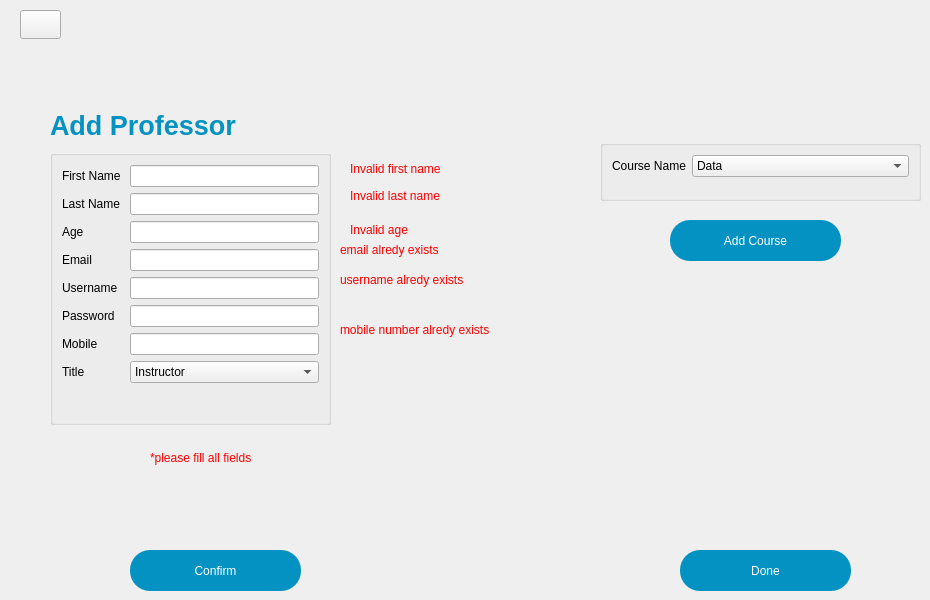
     <widget class="QWidget" name="page_5">
      <property name="styleSheet">
       <string notr="true">#Confirm_2, #AddCourse_2,#Done_2 {
	color: white;
	background-color: #0492c2;
	border-radius: 20px;
}
#AddProfessor_2 {
color:#0492c2;
}
#AddProfessor {
background-color:white;
}</string>
      </property>
      <widget class="QGroupBox" name="formGroupBox_3">
       <property name="geometry">
        <rect>
         <x>50</x>
         <y>150</y>
         <width>281</width>
         <height>275</height>
        </rect>
       </property>
       <layout class="QFormLayout" name="formLayout_3">
        <item row="0" column="0">
         <widget class="QLabel" name="FirstName_4">
          <property name="text">
           <string>First Name</string>
          </property>
         </widget>
        </item>
        <item row="6" column="0">
         <widget class="QLabel" name="Mobile_4">
          <property name="text">
           <string>Mobile       </string>
          </property>
         </widget>
        </item>
        <item row="7" column="0">
         <widget class="QLabel" name="Title_2">
          <property name="text">
           <string>Title           </string>
          </property>
         </widget>
        </item>
        <item row="3" column="0">
         <widget class="QLabel" name="Email_4">
          <property name="text">
           <string>Email         </string>
          </property>
         </widget>
        </item>
        <item row="5" column="0">
         <widget class="QLabel" name="Password_2">
          <property name="text">
           <string>Password  </string>
          </property>
         </widget>
        </item>
        <item row="4" column="0">
         <widget class="QLabel" name="Username_2">
          <property name="text">
           <string>Username </string>
          </property>
         </widget>
        </item>
        <item row="2" column="0">
         <widget class="QLabel" name="Age_4">
          <property name="text">
           <string>Age            </string>
          </property>
         </widget>
        </item>
        <item row="1" column="0">
         <widget class="QLabel" name="LastName_4">
          <property name="text">
           <string>Last Name</string>
          </property>
         </widget>
        </item>
        <item row="0" column="1">
         <widget class="QLineEdit" name="FirstNameResult_4"/>
        </item>
        <item row="1" column="1">
         <widget class="QLineEdit" name="LastNameResult_4"/>
        </item>
        <item row="2" column="1">
         <widget class="QLineEdit" name="AgeResult_4"/>
        </item>
        <item row="3" column="1">
         <widget class="QLineEdit" name="EmailResult_4"/>
        </item>
        <item row="4" column="1">
         <widget class="QLineEdit" name="UsernameResult_2"/>
        </item>
        <item row="5" column="1">
         <widget class="QLineEdit" name="PasswordResult_2"/>
        </item>
        <item row="6" column="1">
         <widget class="QLineEdit" name="MobileResult_4"/>
        </item>
        <item row="7" column="1">
         <widget class="QComboBox" name="TitleResult_2">
          <item>
           <property name="text">
            <string>Instructor</string>
           </property>
          </item>
          <item>
           <property name="text">
            <string>Assistant Professor</string>
           </property>
          </item>
          <item>
           <property name="text">
            <string>Associate Professor</string>
           </property>
          </item>
          <item>
           <property name="text">
            <string>Professor</string>
           </property>
          </item>
         </widget>
        </item>
       </layout>
      </widget>
      <widget class="QLabel" name="AddProfessor_2">
       <property name="geometry">
        <rect>
         <x>50</x>
         <y>110</y>
         <width>221</width>
         <height>31</height>
        </rect>
       </property>
       <property name="font">
        <font>
         <pointsize>20</pointsize>
         <bold>true</bold>
        </font>
       </property>
       <property name="text">
        <string>Add Professor</string>
       </property>
      </widget>
      <widget class="QLabel" name="Error_2">
       <property name="geometry">
        <rect>
         <x>150</x>
         <y>450</y>
         <width>141</width>
         <height>16</height>
        </rect>
       </property>
       <property name="styleSheet">
        <string notr="true">color: rgb(255, 0, 0);</string>
       </property>
       <property name="text">
        <string>*please fill all fields</string>
       </property>
      </widget>
      <widget class="QPushButton" name="Confirm_2">
       <property name="geometry">
        <rect>
         <x>130</x>
         <y>550</y>
         <width>171</width>
         <height>41</height>
        </rect>
       </property>
       <property name="text">
        <string>Confirm</string>
       </property>
      </widget>
      <widget class="QGroupBox" name="formGroupBox_4">
       <property name="geometry">
        <rect>
         <x>600</x>
         <y>140</y>
         <width>321</width>
         <height>61</height>
        </rect>
       </property>
       <layout class="QFormLayout" name="formLayout_4">
        <item row="0" column="0">
         <widget class="QLabel" name="CourseName_2">
          <property name="text">
           <string>Course Name</string>
          </property>
         </widget>
        </item>
        <item row="0" column="1">
         <widget class="QComboBox" name="CourseNameResult_2">
          <item>
           <property name="text">
            <string>Data</string>
           </property>
          </item>
          <item>
           <property name="text">
            <string>Maths</string>
           </property>
          </item>
          <item>
           <property name="text">
            <string>Biology</string>
           </property>
          </item>
          <item>
           <property name="text">
            <string>General</string>
           </property>
          </item>
          <item>
           <property name="text">
            <string>Biochemistry</string>
           </property>
          </item>
          <item>
           <property name="text">
            <string>Circuits</string>
           </property>
          </item>
         </widget>
        </item>
       </layout>
      </widget>
      <widget class="QPushButton" name="AddCourse_2">
       <property name="geometry">
        <rect>
         <x>670</x>
         <y>220</y>
         <width>171</width>
         <height>41</height>
        </rect>
       </property>
       <property name="text">
        <string>Add Course</string>
       </property>
      </widget>
      <widget class="QPushButton" name="Done_2">
       <property name="geometry">
        <rect>
         <x>680</x>
         <y>550</y>
         <width>171</width>
         <height>41</height>
        </rect>
       </property>
       <property name="text">
        <string>Done</string>
       </property>
      </widget>
      <widget class="QPushButton" name="prev_2">
       <property name="geometry">
        <rect>
         <x>20</x>
         <y>10</y>
         <width>41</width>
         <height>29</height>
        </rect>
       </property>
       <property name="text">
        <string/>
       </property>
       <property name="icon">
        <iconset resource="Resource.qrc">
         <normaloff>:/images/feather (1)/arrow-left.svg</normaloff>:/images/feather (1)/arrow-left.svg</iconset>
       </property>
      </widget>
      <widget class="QLabel" name="label_first_name_2">
       <property name="geometry">
        <rect>
         <x>350</x>
         <y>159</y>
         <width>121</width>
         <height>20</height>
        </rect>
       </property>
       <property name="styleSheet">
        <string notr="true">color: rgb(255, 0, 0);</string>
       </property>
       <property name="text">
        <string>Invalid first name</string>
       </property>
      </widget>
      <widget class="QLabel" name="label_last_name_2">
       <property name="geometry">
        <rect>
         <x>350</x>
         <y>186</y>
         <width>121</width>
         <height>20</height>
        </rect>
       </property>
       <property name="styleSheet">
        <string notr="true">color: rgb(255, 0, 0);</string>
       </property>
       <property name="text">
        <string>Invalid last name</string>
       </property>
      </widget>
      <widget class="QLabel" name="label_age_2">
       <property name="geometry">
        <rect>
         <x>350</x>
         <y>220</y>
         <width>121</width>
         <height>20</height>
        </rect>
       </property>
       <property name="styleSheet">
        <string notr="true">color: rgb(255, 0, 0);</string>
       </property>
       <property name="text">
        <string>Invalid age</string>
       </property>
      </widget>
      <widget class="QLabel" name="label_email_2">
       <property name="geometry">
        <rect>
         <x>340</x>
         <y>240</y>
         <width>151</width>
         <height>20</height>
        </rect>
       </property>
       <property name="styleSheet">
        <string notr="true">color: rgb(255, 0, 0);</string>
       </property>
       <property name="text">
        <string>email alredy exists</string>
       </property>
      </widget>
      <widget class="QLabel" name="label_username_2">
       <property name="geometry">
        <rect>
         <x>340</x>
         <y>270</y>
         <width>151</width>
         <height>20</height>
        </rect>
       </property>
       <property name="styleSheet">
        <string notr="true">color: rgb(255, 0, 0);</string>
       </property>
       <property name="text">
        <string>username alredy exists</string>
       </property>
      </widget>
      <widget class="QLabel" name="label_mobile_2">
       <property name="geometry">
        <rect>
         <x>340</x>
         <y>320</y>
         <width>211</width>
         <height>20</height>
        </rect>
       </property>
       <property name="styleSheet">
        <string notr="true">color: rgb(255, 0, 0);</string>
       </property>
       <property name="text">
        <string>mobile number alredy exists</string>
       </property>
      </widget>
     </widget>
